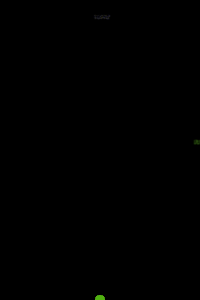
Frame 1 (no input)
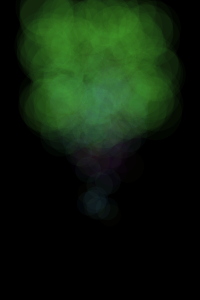
Frame 60 (the mouse pressed at the canvas centre just before this capture)
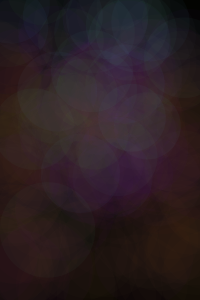
Frame 120 (the mouse held since frame 60 and released just before this capture)

The Processing sketch that drew these frames (run headless with seeded random() and noise(); from frame 60 on, the mouse is pressed at the canvas centre):

// Processing sketch: processing_41778
// ── processing_41778.pde


int numParticles = 450;

GenParticle[] p = new GenParticle[numParticles];

void setup() {
  size(200, 300);
  noStroke();
  smooth();
  for (int i = 0; i < p.length; i++) {
    float velX = random(-3, 5);
    float velY = random(-5, -3);
  //origins
    if (random(10) > 5) {
      p[i] = new SparkParticle(width/2, 25, velX*2, velY*2, 5.0, width/2, 100);
    }
    else {
      p[i] = new WaterParticle(width, height/2, velX*2, velY*2
        , 2.0, width/2, height);
    }
  }
}

void draw() {
  background (0);
 
  for (int i = 0; i < p.length; i++) {
    p[i].update();
    p[i].regenerate();
    p[i].display();
  }
}


class WaterParticle extends GenParticle {
  float age;

  WaterParticle(float xIn, float yIn, float vxIn, float vyIn, float r, float ox, float oy) {
    super(xIn, yIn, vxIn, vyIn, r, ox, oy);
    age = 0; // changes colour
  }

  void display() {
    color c = lerpColor(color(20, 50, 200, 50), color(150, 150, 150, 50), age * 0.0025);
    fill(c/6);
    ellipse(x, y, radius, radius);
    radius+=.75; //change in radius
    age++;
  }

  void regenerate() {
    if ((x > width + radius) || (x < -radius/2) ||
      (y > height + radius) || (y < -radius/2)) {
      x = originX;
      y = originY;
      vx = random(-1 , 1);
      vy = random(-8.0, -6.0);
      radius = 10.0;
      age = 0;
    }
  }
}


class SparkParticle extends GenParticle {
  float age;

  SparkParticle(float xIn, float yIn, float vxIn, float vyIn, float r, float ox, float oy) {
    super(xIn, yIn, vxIn, vyIn, r, ox, oy);
    age = random(50);
  }

  void update() {
    if (y >= height - radius) { // bounce
      y = height - radius;
      vy = -0.5 * vy;
      radius = radius * 0.75;  //change in radius
    }
    vy = vy + gravity;
    y += vy;
    x += vx;
    age++;
  }

  void display() {
    color c = lerpColor(color(150, 150, 180, 30), color(150, 100, 100,100), age * 0.003); // colour change
    fill(c/3);
    ellipse(x, y, radius/4, radius/4);
  }

  void regenerate() {
    if (age > 600) {    // death of sparks at 600
      x = originX;
      y = originY;
      vx = random(-2,2);    
      vy = random(-2, -1);
      age = -10;
      radius = 100.0;
    }
  }
}


class GenParticle extends Particle {
  float originX, originY;

  GenParticle(float xIn, float yIn, float vxIn, float vyIn, float r, float ox, float oy) {
    super(xIn, yIn, vxIn, vyIn, r);
    originX = ox;
    originY = oy;
  }

  void regenerate() {
    if ((x > width + radius) || (x < -radius) ||
      (y > height + radius) || (y < -radius)) {
      x = originX;
      y = originY;
      vx = random(-1.0, 1.0);
      vy = random(-4.0, -2.0);
    }
  }
}


class Particle {
  float x, y; // coordinates
  float vx, vy; // velocities
  float radius; 
  float gravity = .1;

  Particle(float xpos, float ypos, float velx, float vely, float r) {
    x = xpos;
    y = ypos;
    vx = velx;
    vy = vely;
    radius = r;
  }

  void update() {
    vy = vy + gravity;
    y += vy;
    x += vx;
  }

  void display() {
    ellipse(x/2, y/2, radius*4, radius*4);
  }
}
